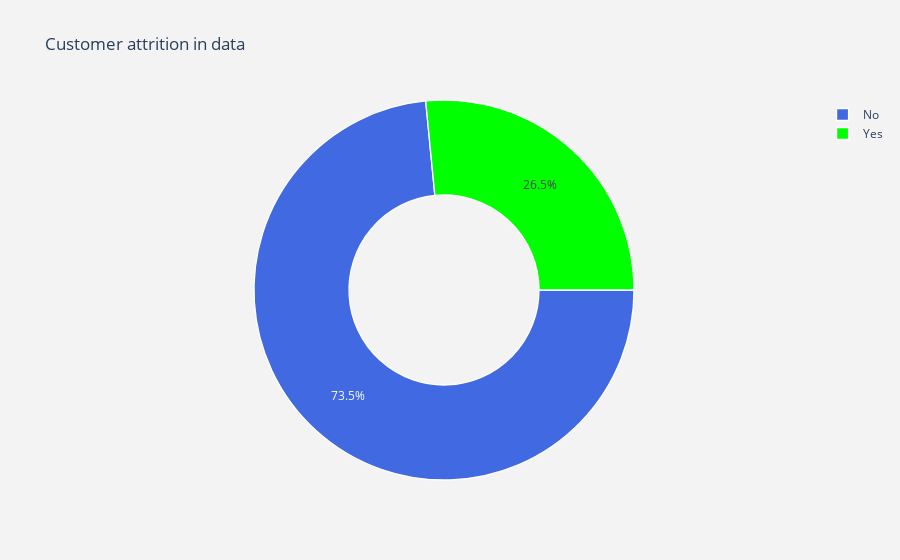

Notebook code for this chart:
### Code cell
#labels
lab = dataset["Churn"].value_counts().keys().tolist()
#values
val = dataset["Churn"].value_counts().values.tolist()

trace = go.Pie(labels = lab ,
               values = val ,
               marker = dict(colors =  [ 'royalblue' ,'lime'],
                             line = dict(color = "white",
                                         width =  1.3)
                            ),
               rotation = 90,
               hoverinfo = "label+value+text",
               hole = .5
              )
layout = go.Layout(dict(title = "Customer attrition in data",
                        plot_bgcolor  = "rgb(243,243,243)",
                        paper_bgcolor = "rgb(243,243,243)",
                       )
                  )

data = [trace]
fig = go.Figure(data = data, layout = layout)
configure_plotly_browser_state()
py.iplot(fig)

### Figure 1 — Plotly figure (JSON) as saved in the notebook; plotly's stock layout.template omitted (floating-point values rounded to 4 significant figures)
{"data": [{"labels": ["No", "Yes"], "values": [5174, 1869], "hoverinfo": "label+value+text", "marker": {"colors": ["royalblue", "lime"], "line": {"color": "white", "width": 1.3}}, "hole": 0.5, "type": "pie", "rotation": 90}], "layout": {"paper_bgcolor": "rgb(243,243,243)", "plot_bgcolor": "rgb(243,243,243)", "title": {"text": "Customer attrition in data"}}}
